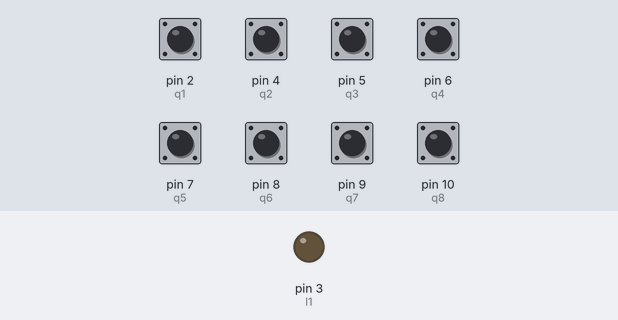
The sketch below on a simulated Arduino Uno, built with avr-gcc and run on an emulated ATmega328P. Parts: output pins drawn as LEDs (lit = HIGH). The inputs (shaded band) are chosen by the test bench; at power-on: pin 2 (q1), pin 4 (q2), pin 5 (q3), pin 6 (q4), pin 7 (q5), pin 8 (q6), pin 9 (q7), pin 10 (q8) HIGH. Pins used as bus, display or sensor lines are not drawn.

Above: at 2.8 s.
2.9 s: pin 2 (q1) pulled LOW for 0.15 s
At 4.0 s:
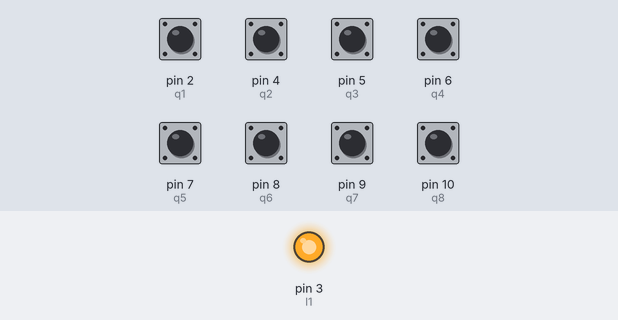
4.5 s: pin 6 (q4) pulled LOW for 0.15 s
At 5.2 s:
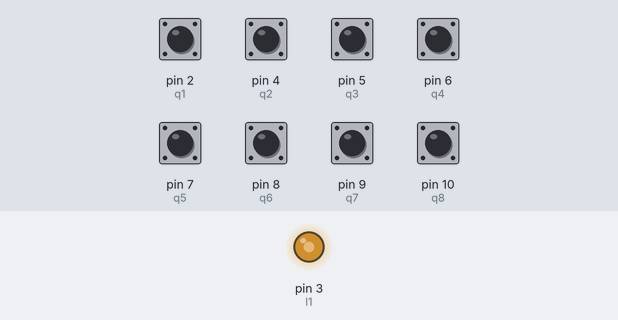
6.1 s: pin 4 (q2) pulled LOW for 0.15 s
At 6.4 s:
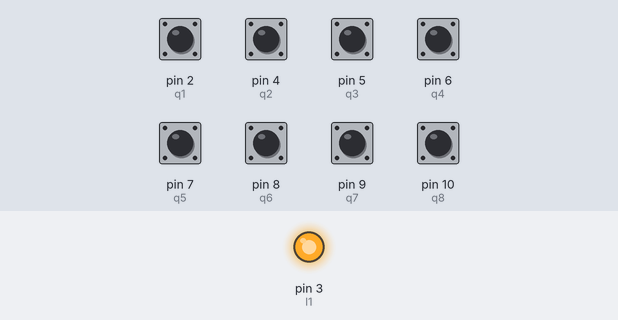
7.7 s: pin 8 (q6) pulled LOW for 0.15 s
At 8.9 s:
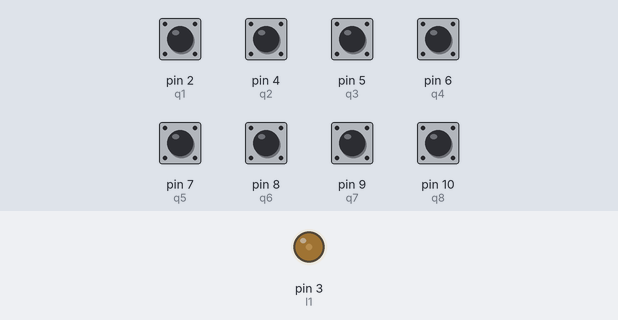
9.3 s: pin 9 (q7) pulled LOW for 0.15 s
At 10.1 s:
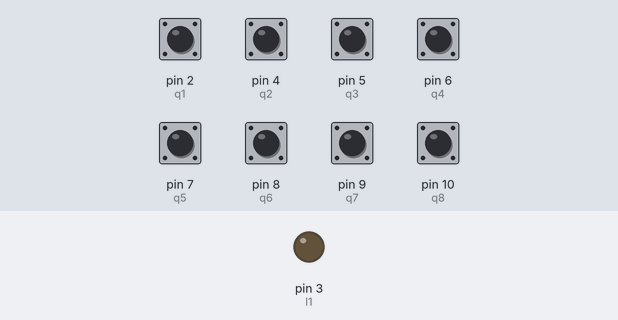
10.9 s: pin 2 (q1) pulled LOW for 1 s
At 11.3 s:
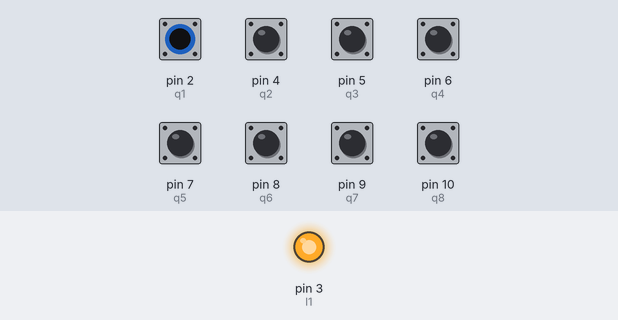
Timing chart, 0 to 13.9 s (numbered marks = the images above; inputs shaded):
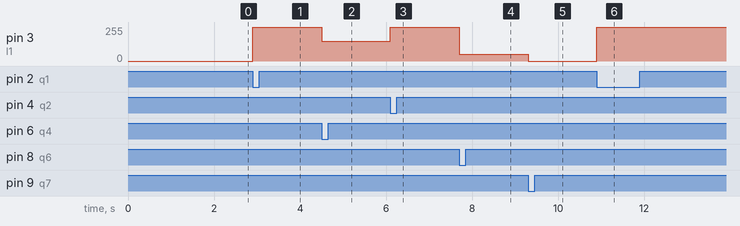

Measured:
- after the input at 2.9 s, pin 3 (l1): 0/255 → 255/255 at once
- after the input at 4.5 s, pin 3 (l1): 255/255 → 150/255 at once
- after the input at 6.1 s, pin 3 (l1): 150/255 → 255/255 at once
- after the input at 7.7 s, pin 3 (l1): 255/255 → 50/255 at once
- after the input at 9.3 s, pin 3 (l1): 50/255 → 0/255 at once
- after the input at 10.9 s, pin 3 (l1): 0/255 → 255/255 at once

The sketch:

arduino_cizgi_izleyen.ino
```cpp
int q1 = 2;
int q2 = 4;
int q3 = 5;
int q4 = 6;
int q5= 7;
int q6 =8;
int q7 = 9;
int q8 = 10;

//qtr 1 arduino 2. pin
//qtr 2 arduino 4. pin
//qtr 3 arduino 5. pin
//qtr 4 arduino 6. pin
//qtr 5 arduino 7. pin
//qtr 6 arduino 8. pin
//qtr 7 arduino 9. pin
//qtr 8 arduino 10. pin


//sol motor
//arduino 3. pin l298n devrede ın1 pinine
//arduino 12. pin l298n devrede ın2 pinine


//sol motor
//arduino 11. pin l298n devrede ın4 pinine
//arduino 13. pin l298n devrede ın3 pinine
int l1 = 3;
int l2 = 12;

int r1 = 11;
int r2 = 13;

void setup() {
pinMode(q1,INPUT);
pinMode(q2,INPUT);
pinMode(q3,INPUT);
pinMode(q4,INPUT);
pinMode(q5,INPUT);
pinMode(q6,INPUT);
pinMode(q7,INPUT);
pinMode(q8,INPUT);

digitalWrite(q1,HIGH);
digitalWrite(q2,HIGH);
digitalWrite(q3,HIGH);
digitalWrite(q4,HIGH);
digitalWrite(q5,HIGH);
digitalWrite(q6,HIGH);
digitalWrite(q7,HIGH);
digitalWrite(q8,HIGH);


}

void loop() {
   analogWrite(l1,0);
digitalWrite(l2,LOW);
analogWrite(r1,0);
digitalWrite(r2,LOW);
  delay(2000);
  basla:
  if(digitalRead(q4)== LOW){
 analogWrite(l1,150);
digitalWrite(l2,LOW);
analogWrite(r1,150);
digitalWrite(r2,LOW);
  }else if(digitalRead(q5)== LOW){
 analogWrite(l1,150);
digitalWrite(l2,LOW);
analogWrite(r1,150);
digitalWrite(r2,LOW);
  }else if(digitalRead(q4)== LOW && digitalRead(q5)== LOW){
 analogWrite(l1,150);
digitalWrite(l2,LOW);
analogWrite(r1,150);
digitalWrite(r2,LOW);
  } else if(digitalRead(q3)== LOW){
digitalWrite(l1,HIGH);
digitalWrite(l2,LOW);
analogWrite(r1,50);
digitalWrite(r2,LOW);
  }else if(digitalRead(q6)== LOW){
analogWrite(l1,50);
digitalWrite(l2,LOW);
digitalWrite(r1,HIGH);
digitalWrite(r2,LOW);
  }else if(digitalRead(q2)== LOW){
digitalWrite(l1,HIGH);
digitalWrite(l2,LOW);
analogWrite(r1,0);
digitalWrite(r2,LOW);
  }else if(digitalRead(q7)== LOW){
analogWrite(l1,0);
digitalWrite(l2,LOW);
digitalWrite(r1,HIGH);
digitalWrite(r2,LOW);
  }else if(digitalRead(q1)== LOW){
digitalWrite(l1,HIGH);
digitalWrite(l2,LOW);
digitalWrite(r1,LOW);
digitalWrite(r2,HIGH);
  }else if(digitalRead(q8)== LOW){
digitalWrite(l1,LOW);
digitalWrite(l2,HIGH);
digitalWrite(r1,HIGH);
digitalWrite(r2,LOW);
  }else if(digitalRead(q8)== LOW && digitalRead(q7)== LOW){
digitalWrite(l1,LOW);
digitalWrite(l2,HIGH);
digitalWrite(r1,HIGH);
digitalWrite(r2,LOW);
  }else if(digitalRead(q1)== LOW && digitalRead(q2)== LOW){
digitalWrite(l1,HIGH);
digitalWrite(l2,LOW);
digitalWrite(r1,LOW);
digitalWrite(r2,HIGH);
  }
  goto basla ;
}
```
